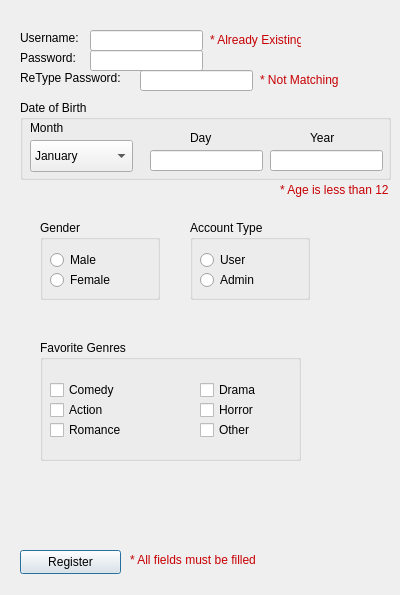
<?xml version="1.0" encoding="UTF-8"?>
<ui version="4.0">
 <class>RegisterWindow</class>
 <widget class="QDialog" name="RegisterWindow">
  <property name="geometry">
   <rect>
    <x>0</x>
    <y>0</y>
    <width>400</width>
    <height>595</height>
   </rect>
  </property>
  <property name="windowTitle">
   <string>Dialog</string>
  </property>
  <widget class="QLabel" name="label">
   <property name="geometry">
    <rect>
     <x>20</x>
     <y>30</y>
     <width>71</width>
     <height>16</height>
    </rect>
   </property>
   <property name="text">
    <string>Username:</string>
   </property>
  </widget>
  <widget class="QLabel" name="label_2">
   <property name="geometry">
    <rect>
     <x>20</x>
     <y>50</y>
     <width>71</width>
     <height>16</height>
    </rect>
   </property>
   <property name="text">
    <string>Password:</string>
   </property>
  </widget>
  <widget class="QLabel" name="label_3">
   <property name="geometry">
    <rect>
     <x>20</x>
     <y>70</y>
     <width>121</width>
     <height>16</height>
    </rect>
   </property>
   <property name="text">
    <string>ReType Password:</string>
   </property>
  </widget>
  <widget class="QLineEdit" name="lineEdit_Username">
   <property name="geometry">
    <rect>
     <x>90</x>
     <y>30</y>
     <width>113</width>
     <height>21</height>
    </rect>
   </property>
  </widget>
  <widget class="QLineEdit" name="lineEdit_Password">
   <property name="geometry">
    <rect>
     <x>90</x>
     <y>50</y>
     <width>113</width>
     <height>21</height>
    </rect>
   </property>
  </widget>
  <widget class="QLineEdit" name="lineEdit_PasswordRe">
   <property name="geometry">
    <rect>
     <x>140</x>
     <y>70</y>
     <width>113</width>
     <height>21</height>
    </rect>
   </property>
  </widget>
  <widget class="QGroupBox" name="groupBox">
   <property name="geometry">
    <rect>
     <x>40</x>
     <y>220</y>
     <width>120</width>
     <height>80</height>
    </rect>
   </property>
   <property name="title">
    <string>Gender</string>
   </property>
   <widget class="QRadioButton" name="radioButton">
    <property name="geometry">
     <rect>
      <x>10</x>
      <y>30</y>
      <width>99</width>
      <height>20</height>
     </rect>
    </property>
    <property name="text">
     <string>Male</string>
    </property>
   </widget>
   <widget class="QRadioButton" name="radioButton_2">
    <property name="geometry">
     <rect>
      <x>10</x>
      <y>50</y>
      <width>99</width>
      <height>20</height>
     </rect>
    </property>
    <property name="text">
     <string>Female</string>
    </property>
   </widget>
  </widget>
  <widget class="QGroupBox" name="groupBox_2">
   <property name="geometry">
    <rect>
     <x>190</x>
     <y>220</y>
     <width>120</width>
     <height>80</height>
    </rect>
   </property>
   <property name="title">
    <string>Account Type</string>
   </property>
   <widget class="QRadioButton" name="radioButton_3">
    <property name="geometry">
     <rect>
      <x>10</x>
      <y>30</y>
      <width>99</width>
      <height>20</height>
     </rect>
    </property>
    <property name="text">
     <string>User</string>
    </property>
   </widget>
   <widget class="QRadioButton" name="radioButton_4">
    <property name="geometry">
     <rect>
      <x>10</x>
      <y>50</y>
      <width>99</width>
      <height>20</height>
     </rect>
    </property>
    <property name="text">
     <string>Admin</string>
    </property>
   </widget>
  </widget>
  <widget class="QGroupBox" name="groupBox_3">
   <property name="geometry">
    <rect>
     <x>40</x>
     <y>340</y>
     <width>261</width>
     <height>121</height>
    </rect>
   </property>
   <property name="title">
    <string>Favorite Genres</string>
   </property>
   <widget class="QCheckBox" name="checkBox">
    <property name="geometry">
     <rect>
      <x>10</x>
      <y>40</y>
      <width>85</width>
      <height>20</height>
     </rect>
    </property>
    <property name="text">
     <string>Comedy</string>
    </property>
   </widget>
   <widget class="QCheckBox" name="checkBox_2">
    <property name="geometry">
     <rect>
      <x>10</x>
      <y>60</y>
      <width>85</width>
      <height>20</height>
     </rect>
    </property>
    <property name="text">
     <string>Action</string>
    </property>
   </widget>
   <widget class="QCheckBox" name="checkBox_3">
    <property name="geometry">
     <rect>
      <x>160</x>
      <y>40</y>
      <width>85</width>
      <height>20</height>
     </rect>
    </property>
    <property name="text">
     <string>Drama</string>
    </property>
   </widget>
   <widget class="QCheckBox" name="checkBox_4">
    <property name="geometry">
     <rect>
      <x>160</x>
      <y>60</y>
      <width>85</width>
      <height>20</height>
     </rect>
    </property>
    <property name="text">
     <string>Horror</string>
    </property>
   </widget>
   <widget class="QCheckBox" name="checkBox_5">
    <property name="geometry">
     <rect>
      <x>160</x>
      <y>80</y>
      <width>85</width>
      <height>20</height>
     </rect>
    </property>
    <property name="text">
     <string>Other</string>
    </property>
   </widget>
   <widget class="QCheckBox" name="checkBox_6">
    <property name="geometry">
     <rect>
      <x>10</x>
      <y>80</y>
      <width>85</width>
      <height>20</height>
     </rect>
    </property>
    <property name="text">
     <string>Romance</string>
    </property>
   </widget>
  </widget>
  <widget class="QLabel" name="AlreadExistingLabel">
   <property name="geometry">
    <rect>
     <x>210</x>
     <y>30</y>
     <width>91</width>
     <height>20</height>
    </rect>
   </property>
   <property name="text">
    <string>&lt;html&gt;&lt;head/&gt;&lt;body&gt;&lt;p&gt;&lt;span style=&quot; color:#c70003;&quot;&gt;* Already Existing&lt;/span&gt;&lt;/p&gt;&lt;/body&gt;&lt;/html&gt;</string>
   </property>
  </widget>
  <widget class="QLabel" name="NotMatchingLabel">
   <property name="geometry">
    <rect>
     <x>260</x>
     <y>70</y>
     <width>91</width>
     <height>20</height>
    </rect>
   </property>
   <property name="text">
    <string>&lt;html&gt;&lt;head/&gt;&lt;body&gt;&lt;p&gt;&lt;span style=&quot; color:#c70003;&quot;&gt;* Not Matching&lt;/span&gt;&lt;/p&gt;&lt;/body&gt;&lt;/html&gt;</string>
   </property>
  </widget>
  <widget class="QLabel" name="AgeLessLabel">
   <property name="geometry">
    <rect>
     <x>280</x>
     <y>180</y>
     <width>111</width>
     <height>20</height>
    </rect>
   </property>
   <property name="text">
    <string>&lt;html&gt;&lt;head/&gt;&lt;body&gt;&lt;p&gt;&lt;span style=&quot; color:#c70003;&quot;&gt;* Age is less than 12&lt;/span&gt;&lt;/p&gt;&lt;/body&gt;&lt;/html&gt;</string>
   </property>
  </widget>
  <widget class="QLabel" name="FieldsFilledLabel">
   <property name="geometry">
    <rect>
     <x>130</x>
     <y>550</y>
     <width>131</width>
     <height>20</height>
    </rect>
   </property>
   <property name="text">
    <string>&lt;html&gt;&lt;head/&gt;&lt;body&gt;&lt;p&gt;&lt;span style=&quot; color:#c70003;&quot;&gt;* All fields must be filled&lt;/span&gt;&lt;/p&gt;&lt;/body&gt;&lt;/html&gt;</string>
   </property>
  </widget>
  <widget class="QPushButton" name="pushButton_Register">
   <property name="geometry">
    <rect>
     <x>20</x>
     <y>550</y>
     <width>101</width>
     <height>24</height>
    </rect>
   </property>
   <property name="text">
    <string>Register</string>
   </property>
  </widget>
  <widget class="QGroupBox" name="groupBox_4">
   <property name="geometry">
    <rect>
     <x>20</x>
     <y>100</y>
     <width>371</width>
     <height>80</height>
    </rect>
   </property>
   <property name="title">
    <string>Date of Birth</string>
   </property>
   <widget class="QComboBox" name="comboBox_Month">
    <property name="geometry">
     <rect>
      <x>10</x>
      <y>40</y>
      <width>103</width>
      <height>32</height>
     </rect>
    </property>
    <item>
     <property name="text">
      <string>January</string>
     </property>
    </item>
    <item>
     <property name="text">
      <string>February</string>
     </property>
    </item>
    <item>
     <property name="text">
      <string>March</string>
     </property>
    </item>
    <item>
     <property name="text">
      <string>April</string>
     </property>
    </item>
    <item>
     <property name="text">
      <string>May</string>
     </property>
    </item>
    <item>
     <property name="text">
      <string>June</string>
     </property>
    </item>
    <item>
     <property name="text">
      <string>July</string>
     </property>
    </item>
    <item>
     <property name="text">
      <string>August</string>
     </property>
    </item>
    <item>
     <property name="text">
      <string>September</string>
     </property>
    </item>
    <item>
     <property name="text">
      <string>October</string>
     </property>
    </item>
    <item>
     <property name="text">
      <string>November</string>
     </property>
    </item>
    <item>
     <property name="text">
      <string>December</string>
     </property>
    </item>
   </widget>
   <widget class="QLabel" name="label_4">
    <property name="geometry">
     <rect>
      <x>10</x>
      <y>20</y>
      <width>58</width>
      <height>16</height>
     </rect>
    </property>
    <property name="text">
     <string>Month</string>
    </property>
   </widget>
   <widget class="QLineEdit" name="lineEdit_Day">
    <property name="geometry">
     <rect>
      <x>130</x>
      <y>50</y>
      <width>113</width>
      <height>21</height>
     </rect>
    </property>
   </widget>
   <widget class="QLabel" name="label_5">
    <property name="geometry">
     <rect>
      <x>170</x>
      <y>30</y>
      <width>31</width>
      <height>16</height>
     </rect>
    </property>
    <property name="text">
     <string>Day</string>
    </property>
   </widget>
   <widget class="QLineEdit" name="lineEdit_Year">
    <property name="geometry">
     <rect>
      <x>250</x>
      <y>50</y>
      <width>113</width>
      <height>21</height>
     </rect>
    </property>
   </widget>
   <widget class="QLabel" name="label_6">
    <property name="geometry">
     <rect>
      <x>290</x>
      <y>30</y>
      <width>58</width>
      <height>16</height>
     </rect>
    </property>
    <property name="text">
     <string>Year</string>
    </property>
   </widget>
  </widget>
 </widget>
 <resources/>
 <connections/>
</ui>
